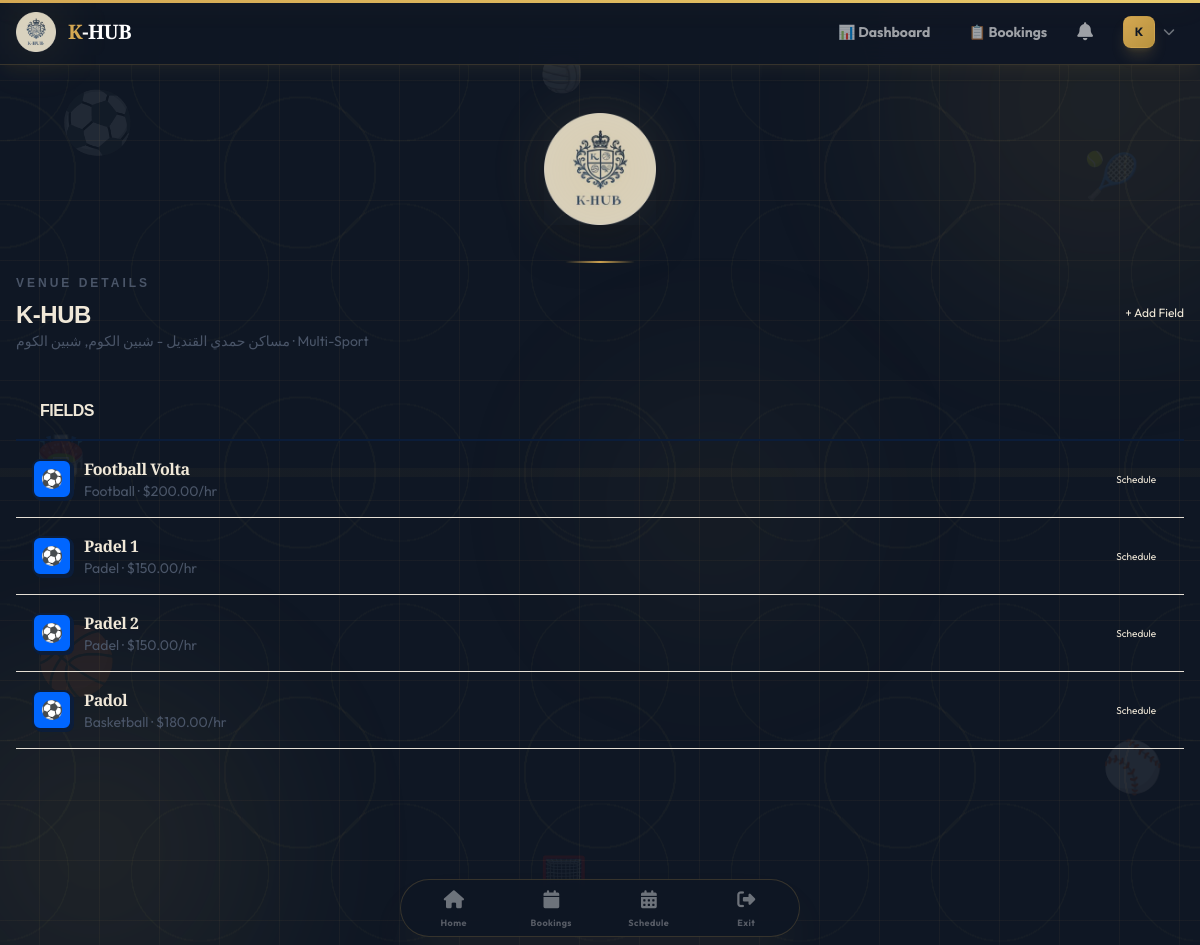
/venues/6/ (signed in), run on the app's committed database.
### accounts/models.py (models this page shows, shortened)
class User(AbstractBaseUser, PermissionsMixin):
    ROLE_CHOICES = [
        ('PLAYER', 'Player'),
        ('VENUE_OWNER', 'Venue Owner'),
        ('ADMIN', 'Admin'),
    ]
    email = models.EmailField(unique=True, db_index=True)
    username = models.CharField(max_length=50, unique=True, null=True, blank=True)
    role = models.CharField(max_length=20, choices=ROLE_CHOICES, default='PLAYER')
    is_active = models.BooleanField(default=True)
    is_staff = models.BooleanField(default=False)
    date_joined = models.DateTimeField(default=timezone.now)
    objects = UserManager()
    USERNAME_FIELD = 'email'
    REQUIRED_FIELDS = []
    class Meta:
        indexes = [
            models.Index(fields=['email']),
            models.Index(fields=['role']),
        ]
    @property
    def is_player(self):
        return self.role == 'PLAYER'
    @property
    def is_venue_owner(self):
        return self.role == 'VENUE_OWNER'

### venues/models.py (models this page shows, shortened)
class Venue(models.Model):
    SPORT_CHOICES = [
        ('FOOTBALL', 'Football'),
        ('CRICKET', 'Cricket'),
        ('BASKETBALL', 'Basketball'),
        ('TENNIS', 'Tennis'),
        ('PADEL', 'Padel'),
        ('BADMINTON', 'Badminton'),
        ('VOLLEYBALL', 'Volleyball'),
        ('MULTI', 'Multi-Sport'),
    ]
    owner = models.ForeignKey(settings.AUTH_USER_MODEL, on_delete=models.CASCADE, related_name='venues')
    name = models.CharField(max_length=200)
    address = models.TextField()
    city = models.CharField(max_length=100)
    sport_type = models.CharField(max_length=20, choices=SPORT_CHOICES)
    description = models.TextField(blank=True)
    logo = models.ImageField(upload_to='venue_logos/', null=True, blank=True)
    brand_color = models.CharField(max_length=7, default='#0066FF')
    brand_name = models.CharField(max_length=200, blank=True)
    created_at = models.DateTimeField(auto_now_add=True)

class Field(models.Model):
    venue = models.ForeignKey(Venue, on_delete=models.CASCADE, related_name='fields')
    name = models.CharField(max_length=200)
    sport_type = models.CharField(max_length=20, choices=Venue.SPORT_CHOICES)
    description = models.TextField(blank=True)
    price_per_hour = models.DecimalField(max_digits=10, decimal_places=2, validators=[MinValueValidator(0)])
    is_active = models.BooleanField(default=True)
    image = models.ImageField(upload_to='field_images/', null=True, blank=True)
    created_at = models.DateTimeField(auto_now_add=True)
    class Meta:
        indexes = [
            models.Index(fields=['venue', 'is_active']),
            models.Index(fields=['sport_type']),
        ]

### venues/views.py (the view)
# urls.py: path('<int:venue_id>/', views.venue_detail, name='venue_detail'),
@venue_owner_required
def venue_detail(request, venue_id):
    venue = get_object_or_404(Venue, id=venue_id, owner=request.user)
    fields = venue.fields.all()
    return render(request, 'venues/venue_detail.html', {'venue': venue, 'fields': fields})

### venues/templates/venues/venue_detail.html (shortened to what this page needs)
{% extends 'base.html' %}
{% block content %}
<div class="animate-fade-up">
    <div class="flex justify-between items-center mb-8">
        <div>
            <p class="text-xs font-bold uppercase tracking-[3px] text-[#4A5568] mb-2" style="font-family: 'Orbitron', sans-serif;">Venue Details</p>
            <h1 class="text-2xl font-bold" style="font-family: 'Orbitron', sans-serif;">{{ venue.name }}</h1>
            <p class="text-sm text-[#4A5568]">{{ venue.address }}, {{ venue.city }} · {{ venue.get_sport_type_display }}</p>
        </div>
        <a href="{% url 'venues:field_create' venue.id %}" class="btn-chrome text-xs">+ Add Field</a>
    </div>
    {% if fields %}
        <div class="khub-card overflow-hidden">
            <div class="px-6 py-4 border-b-2 border-[#0B1D3A]">
                <h3 class="font-bold" style="font-family: 'Orbitron', sans-serif;">FIELDS</h3>
            </div>
            {% for field in fields %}
                <div class="p-4 flex justify-between items-center border-b border-[#E5DFD5] hover:bg-[#F5F0E5] transition">
                    <div class="flex items-center gap-3">
                        <div class="w-10 h-10 rounded-lg bg-[#0066FF] flex items-center justify-center text-lg border-2 border-[#0B1D3A] shadow-[2px_2px_0px_#0B1D3A]">⚽</div>
                        <div>
                            <h3 class="font-bold">{{ field.name }}</h3>
                            <p class="text-sm text-[#4A5568]">{{ field.get_sport_type_display }} · ${{ field.price_per_hour }}/hr</p>
                        </div>
                    </div>
                    <a href="{% url 'venues:field_schedule' field.id %}" class="btn-outline text-[10px] px-3 py-1">Schedule</a>
                </div>
            {% endfor %}
        </div>
    {% else %}
        <div class="khub-card p-16 text-center">
            <span class="text-5xl mb-4 block">⚽</span>
            <p class="text-[#4A5568]">No fields yet</p>
            <a href="{% url 'venues:field_create' venue.id %}" class="btn-chrome inline-block mt-4 text-xs">Add Field</a>
        </div>
    {% endif %}
</div>
{% endblock %}

### templates/base.html (shortened to what this page needs)
{% load static %}
<!DOCTYPE html>
<html lang="en" class="scroll-smooth">
<head>
    <script src="https://cdn.tailwindcss.com"></script>
    <link rel="stylesheet" href="https://cdnjs.cloudflare.com/ajax/libs/font-awesome/6.5.1/css/all.min.css">
</head>
<body>
    <div class="sports-overlay">
        <span class="icon">⚽</span>
        <span class="icon">🎾</span>
        <span class="icon">🏀</span>
        <span class="icon">⚾</span>
        <span class="icon">🏟️</span>
        <span class="icon">🏐</span>
        <span class="icon">🥅</span>
    </div>
    <div class="glow-orb glow-1"></div>
    <div class="glow-orb glow-2"></div>
    <div class="glow-orb glow-3"></div>
    {% include 'navbar.html' %}
    <main class="container mx-auto px-4 py-6 max-w-7xl animate-fade-up">
        <div class="flex justify-center items-center py-6">
            <div class="logo-container">
                <img src="{% static 'img/logo.png' %}"
                     alt="K-HUB"
                     class="w-24 h-24 sm:w-28 sm:h-28 object-cover shadow-2xl shadow-gold/10">
            </div>
        </div>
        <div class="gold-line-center"></div>
        {% block content %}{% endblock %}
    </main>
    {% include 'mobile_nav.html' %}
</body>
</html>

### templates/navbar.html (shortened to what this page needs)
{% load static %}
<nav class="hidden md:block bg-[#0f1724]/95 backdrop-blur-xl border-b border-[#D4A853]/20 sticky top-0 z-50 shadow-lg shadow-[#D4A853]/5">
    <div class="container mx-auto px-4 max-w-7xl">
        <div class="flex items-center justify-between h-16">
            <a href="/" class="flex items-center gap-3 transition hover:scale-105 duration-300">
                <div class="relative">
                    <img src="{% static 'img/logo.png' %}" alt="K-HUB" class="w-10 h-10  ">
                </div>
                <span class="text-xl font-black tracking-tight text-white" style="font-family: 'Cinzel', serif;">
                    <span class="text-[#D4A853]">K</span>-HUB
                </span>
            </a>
            {% if user.is_authenticated %}
            <div class="flex items-center gap-1">
                {% if user.is_player %}
                    <a href="{% url 'booking:browse_fields' %}" class="px-4 py-2 text-sm font-bold text-white/60 hover:text-[#D4A853] hover:bg-[#D4A853]/10 rounded-lg transition border border-transparent hover:border-[#D4A853]/20">
                        🏟️ Book
                    </a>
                    <a href="{% url 'teams:room_list' %}" class="px-4 py-2 text-sm font-bold text-white/60 hover:text-[#D4A853] hover:bg-[#D4A853]/10 rounded-lg transition border border-transparent hover:border-[#D4A853]/20">
                        🎮 Rooms
                    </a>
                    <a href="{% url 'booking:history' %}" class="px-4 py-2 text-sm font-bold text-white/60 hover:text-[#D4A853] hover:bg-[#D4A853]/10 rounded-lg transition border border-transparent hover:border-[#D4A853]/20">
                        📋 My Bookings
                    </a>
                {% elif user.is_venue_owner %}
                    <a href="{% url 'dashboard:owner_dashboard' %}" class="px-4 py-2 text-sm font-bold text-white/60 hover:text-[#D4A853] hover:bg-[#D4A853]/10 rounded-lg transition border border-transparent hover:border-[#D4A853]/20">
                        📊 Dashboard
                    </a>
                    <a href="{% url 'venues:booking_requests' %}" class="px-4 py-2 text-sm font-bold text-white/60 hover:text-[#D4A853] hover:bg-[#D4A853]/10 rounded-lg transition border border-transparent hover:border-[#D4A853]/20">
                        📋 Bookings
                    </a>
                {% endif %}
                <a href="{% url 'notifications:list' %}" class="relative p-2 text-white/60 hover:text-[#D4A853] transition border border-transparent hover:border-[#D4A853]/20 rounded-lg hover:bg-[#D4A853]/10">
                    <i class="fas fa-bell text-lg"></i>
                </a>
                <div class="relative ml-2">
                    <button onclick="document.getElementById('userDropdown').classList.toggle('hidden')" class="flex items-center gap-2 p-2 hover:bg-[#D4A853]/10 rounded-lg transition border border-transparent hover:border-[#D4A853]/20">
                        <div class="w-8 h-8 rounded-lg bg-gradient-to-br from-[#D4A853] to-[#B8923E] flex items-center justify-center text-[#0f1724] font-bold text-xs shadow-lg shadow-[#D4A853]/20 border border-[#D4A853]/30">
                            {{ user.username|first|upper }}
                        </div>
                        <i class="fas fa-chevron-down text-xs text-white/40"></i>
                    </button>
                </div>
            </div>
            {% endif %}
        </div>
    </div>
</nav>

### templates/mobile_header.html (shortened to what this page needs)
{% load static %}

### templates/mobile_nav.html (shortened to what this page needs)
<div class="fixed bottom-2 left-1/2 -translate-x-1/2 z-50 w-[90%] max-w-[400px]">
    <div class="bg-[#0f1724]/90 backdrop-blur-2xl border border-[#D4A853]/20 rounded-[40px] shadow-2xl shadow-[#D4A853]/10">
        <div class="flex justify-around items-center h-14 px-1">
            {% if user.is_authenticated %}
                {% if user.is_player %}
                    <a href="{% url 'booking:browse' %}"
                       class="flex flex-col items-center justify-center flex-1 py-1 rounded-xl transition-all duration-300 hover:bg-[#D4A853]/10
                       {% if request.resolver_match.url_name == 'browse' %}bg-[#D4A853]/15{% endif %}">
                        <i class="fas fa-futbol text-lg
                       {% if request.resolver_match.url_name == 'browse' %}text-[#D4A853]{% else %}text-white/40{% endif %}"></i>
                        <span class="text-[9px] font-bold tracking-wider
                       {% if request.resolver_match.url_name == 'browse' %}text-[#D4A853]{% else %}text-white/30{% endif %}">
                            Book
                        </span>
                    </a>
                    <a href="{% url 'teams:room_list' %}"
                       class="flex flex-col items-center justify-center gap-0.5 flex-1 py-1 rounded-xl transition-all duration-300 hover:bg-[#D4A853]/10
                       {% if '/teams' in request.path %}bg-[#D4A853]/15{% endif %}">
                        <i class="fas fa-users text-lg
                       {% if '/teams' in request.path %}text-[#D4A853]{% else %}text-white/40{% endif %}"></i>
                        <span class="text-[9px] font-bold tracking-wider
                       {% if '/teams' in request.path %}text-[#D4A853]{% else %}text-white/30{% endif %}">Rooms</span>
                    </a>
                    <a href="{% url 'booking:history' %}"
                       class="flex flex-col items-center justify-center gap-0.5 flex-1 py-1 rounded-xl transition-all duration-300 hover:bg-[#D4A853]/10
                       {% if '/history' in request.path %}bg-[#D4A853]/15{% endif %}">
                        <i class="fas fa-clock text-lg
                       {% if '/history' in request.path %}text-[#D4A853]{% else %}text-white/40{% endif %}"></i>
                        <span class="text-[9px] font-bold tracking-wider
                       {% if '/history' in request.path %}text-[#D4A853]{% else %}text-white/30{% endif %}">Bookings</span>
                    </a>
                    <a href="{% url 'accounts:logout' %}"
                       class="flex flex-col items-center justify-center gap-0.5 flex-1 py-1 rounded-xl transition-all duration-300 hover:bg-red-500/10">
                        <i class="fas fa-sign-out-alt text-lg text-white/40 hover:text-red-400"></i>
                        <span class="text-[9px] font-bold tracking-wider text-white/30 hover:text-red-400">Exit</span>
                    </a>
                {% elif user.is_venue_owner %}
                    <a href="{% url 'dashboard:owner_dashboard' %}"
                       class="flex flex-col items-center justify-center gap-0.5 flex-1 py-1 rounded-xl transition-all duration-300 hover:bg-[#D4A853]/10
                       {% if '/dashboard' in request.path %}bg-[#D4A853]/15{% endif %}">
                        <i class="fas fa-home text-lg
                       {% if '/dashboard' in request.path %}text-[#D4A853]{% else %}text-white/40{% endif %}"></i>
                        <span class="text-[9px] font-bold tracking-wider
                       {% if '/dashboard' in request.path %}text-[#D4A853]{% else %}text-white/30{% endif %}">Home</span>
                    </a>
                    <a href="{% url 'venues:booking_requests' %}"
                       class="flex flex-col items-center justify-center gap-0.5 flex-1 py-1 rounded-xl transition-all duration-300 hover:bg-[#D4A853]/10
                       {% if '/booking_requests' in request.path %}bg-[#D4A853]/15{% endif %}">
                        <i class="fas fa-calendar text-lg
                       {% if '/booking_requests' in request.path %}text-[#D4A853]{% else %}text-white/40{% endif %}"></i>
                        <span class="text-[9px] font-bold tracking-wider
                       {% if '/booking_requests' in request.path %}text-[#D4A853]{% else %}text-white/30{% endif %}">Bookings</span>
                    </a>
                    <a href="{% url 'venues:field_schedule' 1 %}"
                       class="flex flex-col items-center justify-center gap-0.5 flex-1 py-1 rounded-xl transition-all duration-300 hover:bg-[#D4A853]/10
                       {% if '/schedule' in request.path %}bg-[#D4A853]/15{% endif %}">
                        <i class="fas fa-calendar-alt text-lg
                       {% if '/schedule' in request.path %}text-[#D4A853]{% else %}text-white/40{% endif %}"></i>
                        <span class="text-[9px] font-bold tracking-wider
                       {% if '/schedule' in request.path %}text-[#D4A853]{% else %}text-white/30{% endif %}">Schedule</span>
                    </a>
                    <a href="{% url 'accounts:logout' %}"
                       class="flex flex-col items-center justify-center gap-0.5 flex-1 py-1 rounded-xl transition-all duration-300 hover:bg-red-500/10">
                        <i class="fas fa-sign-out-alt text-lg text-white/40 hover:text-red-400"></i>
                        <span class="text-[9px] font-bold tracking-wider text-white/30 hover:text-red-400">Exit</span>
                    </a>
                {% endif %}
            {% endif %}
        </div>
    </div>
</div>
<div class="h-20"></div>

### data on the page
User: username|first "K"
Venue: name "K-HUB", address "مساكن حمدي القنديل - شبين الكوم", city "شبين الكوم", sport_type "Multi-Sport"
Field: name "Football Volta", sport_type "Football", price_per_hour "200.00"
Field: name "Padel 1", sport_type "Padel", price_per_hour "150.00"
Field: name "Padel 2", sport_type "Padel", price_per_hour "150.00"
Field: name "Padol", sport_type "Basketball", price_per_hour "180.00"
